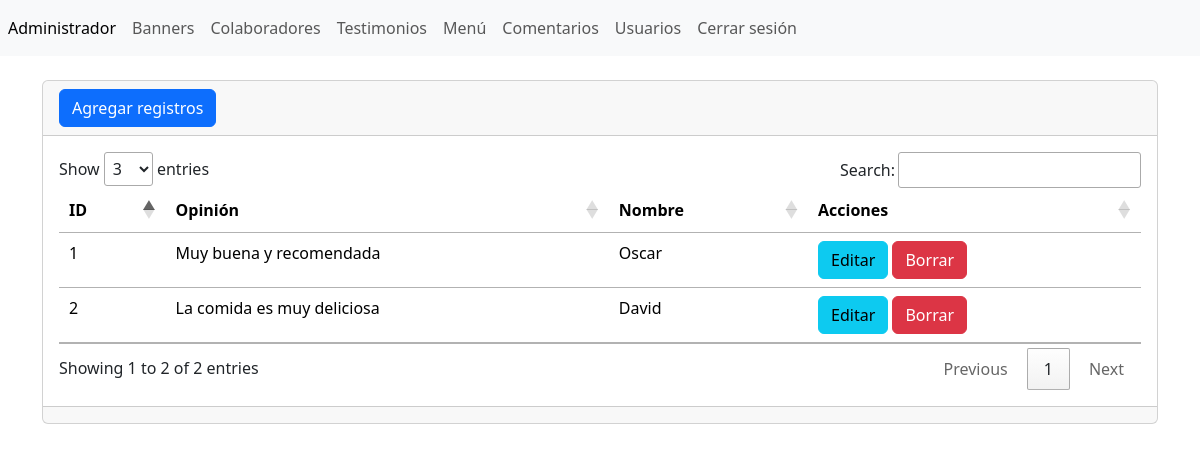
Page /admin/section/testimonials/index.php (signed in) on the committed database.
### tables this page shows
CREATE TABLE `tbl_testimonios` (
  `ID` int NOT NULL,
  `opinion` varchar(255) NOT NULL,
  `nombre` varchar(255) NOT NULL
);

### admin/section/testimonials/index.php (the view, shortened to what this page needs)
<?php
include("../../bd.php");
$sentencia = $conexion -> prepare("SELECT * FROM tbl_testimonios");
$sentencia -> execute();
$lista_testimonios = $sentencia -> fetchAll(PDO::FETCH_ASSOC);
include("../../templates/header.php"); ?>
<br/>
<div class="card">
    <div class="card-header">
    <a name="" id="" class="btn btn-primary" href="crear.php" role="button"> Agregar registros </a>
    </div>
    <div class="card-body">
        <div class="table-responsive-sm">
                <table class="table">
                    <thead>
                        <tr>
                            <th scope="col">ID</th>
                            <th scope="col">Opinión</th>
                            <th scope="col">Nombre</th>
                            <th scope="col">Acciones</th>
                        </tr>
                    </thead>
                    <tbody>
                        <?php foreach($lista_testimonios as $key => $value) { ?>
                            <tr class="">
                                <td scope="row"> <?php echo $value['ID']; ?> </td>
                                <td> <?php echo $value['opinion']; ?> </td>
                                <td> <?php echo $value['nombre']; ?> </td>
                                <td>
                                    <a name="" id="" class="btn btn-info" href="editar.php?txtID=<?php echo $value['ID'] ?>" role="button"> Editar </a>
                                    <a name="" id="" class="btn btn-danger" href="index.php?txtID=<?php echo $value['ID'] ?>" role="button"> Borrar </a>
                                </td>
                            </tr>
                        <?php } ?>
                    </tbody>
                </table>
            </div>
        </div>
    <div class="card-footer text-muted"></div>
</div>
<?php include("../../templates/footer.php"); ?>

### rows in the picture
tbl_testimonios: ID "1", opinion "Muy buena y recomendada", nombre "Oscar"
tbl_testimonios: ID "2", opinion "La comida es muy deliciosa", nombre "David"
